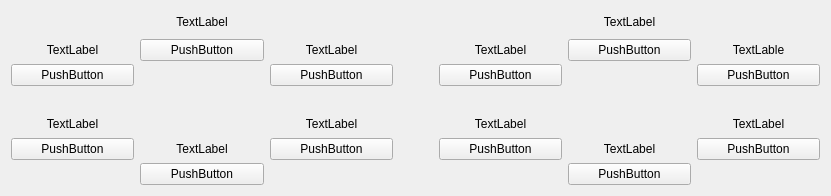
  <widget class="QWidget" name="layoutWidget_10">
   <property name="geometry">
    <rect>
     <x>1010</x>
     <y>480</y>
     <width>831</width>
     <height>196</height>
    </rect>
   </property>
   <layout class="QHBoxLayout" name="horizontalLayout_6">
    <item>
     <layout class="QGridLayout" name="gridLayout_23">
      <item row="0" column="0">
       <spacer name="verticalSpacer_61">
        <property name="orientation">
         <enum>Qt::Vertical</enum>
        </property>
        <property name="sizeType">
         <enum>QSizePolicy::Fixed</enum>
        </property>
        <property name="sizeHint" stdset="0">
         <size>
          <width>20</width>
          <height>25</height>
         </size>
        </property>
       </spacer>
      </item>
      <item row="0" column="2">
       <spacer name="verticalSpacer_62">
        <property name="orientation">
         <enum>Qt::Vertical</enum>
        </property>
        <property name="sizeType">
         <enum>QSizePolicy::Fixed</enum>
        </property>
        <property name="sizeHint" stdset="0">
         <size>
          <width>20</width>
          <height>25</height>
         </size>
        </property>
       </spacer>
      </item>
      <item row="6" column="0">
       <spacer name="verticalSpacer_63">
        <property name="orientation">
         <enum>Qt::Vertical</enum>
        </property>
        <property name="sizeType">
         <enum>QSizePolicy::Fixed</enum>
        </property>
        <property name="sizeHint" stdset="0">
         <size>
          <width>20</width>
          <height>25</height>
         </size>
        </property>
       </spacer>
      </item>
      <item row="2" column="1" rowspan="3">
       <widget class="QLabel" name="label_105">
        <property name="styleSheet">
         <string notr="true">background-image: url(:/new/prefix1/Resource/computer.PNG);
background-repeat : no;
background-position : center;</string>
        </property>
        <property name="text">
         <string/>
        </property>
       </widget>
      </item>
      <item row="6" column="2">
       <spacer name="verticalSpacer_64">
        <property name="orientation">
         <enum>Qt::Vertical</enum>
        </property>
        <property name="sizeType">
         <enum>QSizePolicy::Fixed</enum>
        </property>
        <property name="sizeHint" stdset="0">
         <size>
          <width>20</width>
          <height>25</height>
         </size>
        </property>
       </spacer>
      </item>
      <item row="1" column="0" rowspan="2">
       <layout class="QVBoxLayout" name="verticalLayout_159">
        <item>
         <widget class="QLabel" name="time110">
          <property name="text">
           <string>TextLabel</string>
          </property>
          <property name="alignment">
           <set>Qt::AlignCenter</set>
          </property>
         </widget>
        </item>
        <item>
         <widget class="QPushButton" name="btn110">
          <property name="text">
           <string>PushButton</string>
          </property>
         </widget>
        </item>
       </layout>
      </item>
      <item row="4" column="2" rowspan="2">
       <layout class="QVBoxLayout" name="verticalLayout_160">
        <item>
         <widget class="QLabel" name="time113">
          <property name="text">
           <string>TextLabel</string>
          </property>
          <property name="alignment">
           <set>Qt::AlignCenter</set>
          </property>
         </widget>
        </item>
        <item>
         <widget class="QPushButton" name="btn113">
          <property name="text">
           <string>PushButton</string>
          </property>
         </widget>
        </item>
       </layout>
      </item>
      <item row="4" column="0" rowspan="2">
       <layout class="QVBoxLayout" name="verticalLayout_161">
        <item>
         <widget class="QLabel" name="time111">
          <property name="text">
           <string>TextLabel</string>
          </property>
          <property name="alignment">
           <set>Qt::AlignCenter</set>
          </property>
         </widget>
        </item>
        <item>
         <widget class="QPushButton" name="btn111">
          <property name="text">
           <string>PushButton</string>
          </property>
         </widget>
        </item>
       </layout>
      </item>
      <item row="0" column="1" rowspan="2">
       <layout class="QVBoxLayout" name="verticalLayout_162">
        <item>
         <widget class="QLabel" name="time109">
          <property name="text">
           <string>TextLabel</string>
          </property>
          <property name="alignment">
           <set>Qt::AlignCenter</set>
          </property>
         </widget>
        </item>
        <item>
         <widget class="QPushButton" name="btn109">
          <property name="text">
           <string>PushButton</string>
          </property>
         </widget>
        </item>
       </layout>
      </item>
      <item row="1" column="2" rowspan="2">
       <layout class="QVBoxLayout" name="verticalLayout_163">
        <item>
         <widget class="QLabel" name="time114">
          <property name="text">
           <string>TextLabel</string>
          </property>
          <property name="alignment">
           <set>Qt::AlignCenter</set>
          </property>
         </widget>
        </item>
        <item>
         <widget class="QPushButton" name="btn114">
          <property name="text">
           <string>PushButton</string>
          </property>
         </widget>
        </item>
       </layout>
      </item>
      <item row="5" column="1" rowspan="2">
       <layout class="QVBoxLayout" name="verticalLayout_164">
        <item>
         <widget class="QLabel" name="time112">
          <property name="text">
           <string>TextLabel</string>
          </property>
          <property name="alignment">
           <set>Qt::AlignCenter</set>
          </property>
         </widget>
        </item>
        <item>
         <widget class="QPushButton" name="btn112">
          <property name="text">
           <string>PushButton</string>
          </property>
         </widget>
        </item>
       </layout>
      </item>
      <item row="3" column="0">
       <spacer name="verticalSpacer_65">
        <property name="orientation">
         <enum>Qt::Vertical</enum>
        </property>
        <property name="sizeType">
         <enum>QSizePolicy::Fixed</enum>
        </property>
        <property name="sizeHint" stdset="0">
         <size>
          <width>20</width>
          <height>10</height>
         </size>
        </property>
       </spacer>
      </item>
     </layout>
    </item>
    <item>
     <spacer name="horizontalSpacer_8">
      <property name="orientation">
       <enum>Qt::Horizontal</enum>
      </property>
      <property name="sizeType">
       <enum>QSizePolicy::Fixed</enum>
      </property>
      <property name="sizeHint" stdset="0">
       <size>
        <width>40</width>
        <height>20</height>
       </size>
      </property>
     </spacer>
    </item>
    <item>
     <layout class="QGridLayout" name="gridLayout_24">
      <item row="0" column="0">
       <spacer name="verticalSpacer_66">
        <property name="orientation">
         <enum>Qt::Vertical</enum>
        </property>
        <property name="sizeType">
         <enum>QSizePolicy::Fixed</enum>
        </property>
        <property name="sizeHint" stdset="0">
         <size>
          <width>20</width>
          <height>25</height>
         </size>
        </property>
       </spacer>
      </item>
      <item row="0" column="1" rowspan="2">
       <layout class="QVBoxLayout" name="verticalLayout_165">
        <item>
         <widget class="QLabel" name="time127">
          <property name="text">
           <string>TextLabel</string>
          </property>
          <property name="alignment">
           <set>Qt::AlignCenter</set>
          </property>
         </widget>
        </item>
        <item>
         <widget class="QPushButton" name="btn127">
          <property name="text">
           <string>PushButton</string>
          </property>
         </widget>
        </item>
       </layout>
      </item>
      <item row="0" column="2">
       <spacer name="verticalSpacer_67">
        <property name="orientation">
         <enum>Qt::Vertical</enum>
        </property>
        <property name="sizeType">
         <enum>QSizePolicy::Fixed</enum>
        </property>
        <property name="sizeHint" stdset="0">
         <size>
          <width>20</width>
          <height>25</height>
         </size>
        </property>
       </spacer>
      </item>
      <item row="1" column="0" rowspan="2">
       <layout class="QVBoxLayout" name="verticalLayout_166">
        <item>
         <widget class="QLabel" name="time128">
          <property name="text">
           <string>TextLabel</string>
          </property>
          <property name="alignment">
           <set>Qt::AlignCenter</set>
          </property>
         </widget>
        </item>
        <item>
         <widget class="QPushButton" name="btn128">
          <property name="text">
           <string>PushButton</string>
          </property>
         </widget>
        </item>
       </layout>
      </item>
      <item row="1" column="2" rowspan="2">
       <layout class="QVBoxLayout" name="verticalLayout_167">
        <item>
         <widget class="QLabel" name="time132">
          <property name="text">
           <string>TextLable</string>
          </property>
          <property name="alignment">
           <set>Qt::AlignCenter</set>
          </property>
         </widget>
        </item>
        <item>
         <widget class="QPushButton" name="btn132">
          <property name="text">
           <string>PushButton</string>
          </property>
         </widget>
        </item>
       </layout>
      </item>
      <item row="2" column="1" rowspan="3">
       <widget class="QLabel" name="label_106">
        <property name="styleSheet">
         <string notr="true">background-image: url(:/new/prefix1/Resource/computer.PNG);
background-repeat : no;
background-position : center;</string>
        </property>
        <property name="text">
         <string/>
        </property>
       </widget>
      </item>
      <item row="4" column="0" rowspan="2">
       <layout class="QVBoxLayout" name="verticalLayout_168">
        <item>
         <widget class="QLabel" name="time129">
          <property name="text">
           <string>TextLabel</string>
          </property>
          <property name="alignment">
           <set>Qt::AlignCenter</set>
          </property>
         </widget>
        </item>
        <item>
         <widget class="QPushButton" name="btn129">
          <property name="text">
           <string>PushButton</string>
          </property>
         </widget>
        </item>
       </layout>
      </item>
      <item row="4" column="2" rowspan="2">
       <layout class="QVBoxLayout" name="verticalLayout_169">
        <item>
         <widget class="QLabel" name="time131">
          <property name="text">
           <string>TextLabel</string>
          </property>
          <property name="alignment">
           <set>Qt::AlignCenter</set>
          </property>
         </widget>
        </item>
        <item>
         <widget class="QPushButton" name="btn131">
          <property name="text">
           <string>PushButton</string>
          </property>
         </widget>
        </item>
       </layout>
      </item>
      <item row="5" column="1" rowspan="2">
       <layout class="QVBoxLayout" name="verticalLayout_170">
        <item>
         <widget class="QLabel" name="time130">
          <property name="text">
           <string>TextLabel</string>
          </property>
          <property name="alignment">
           <set>Qt::AlignCenter</set>
          </property>
         </widget>
        </item>
        <item>
         <widget class="QPushButton" name="btn130">
          <property name="text">
           <string>PushButton</string>
          </property>
         </widget>
        </item>
       </layout>
      </item>
      <item row="6" column="0">
       <spacer name="verticalSpacer_68">
        <property name="orientation">
         <enum>Qt::Vertical</enum>
        </property>
        <property name="sizeType">
         <enum>QSizePolicy::Fixed</enum>
        </property>
        <property name="sizeHint" stdset="0">
         <size>
          <width>20</width>
          <height>25</height>
         </size>
        </property>
       </spacer>
      </item>
      <item row="6" column="2">
       <spacer name="verticalSpacer_69">
        <property name="orientation">
         <enum>Qt::Vertical</enum>
        </property>
        <property name="sizeType">
         <enum>QSizePolicy::Fixed</enum>
        </property>
        <property name="sizeHint" stdset="0">
         <size>
          <width>20</width>
          <height>25</height>
         </size>
        </property>
       </spacer>
      </item>
      <item row="3" column="0">
       <spacer name="verticalSpacer_70">
        <property name="orientation">
         <enum>Qt::Vertical</enum>
        </property>
        <property name="sizeType">
         <enum>QSizePolicy::Fixed</enum>
        </property>
        <property name="sizeHint" stdset="0">
         <size>
          <width>20</width>
          <height>10</height>
         </size>
        </property>
       </spacer>
      </item>
     </layout>
    </item>
   </layout>
  </widget>
